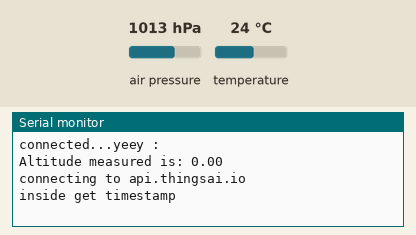
A sketch run on a simulated ESP8266 (NodeMCU). Parts: the last lines printed to the serial monitor. Inputs (shaded band) come from the test bench; at power-on: air pressure 1013 hPa, temperature 24 °C. WiFi joins after 1.5 s; servers stay silent unless stated; uploads are accepted with an empty reply.

Above: at 12.8 s.
12.9 s: air pressure set to 952 hPa
At 13.12 s:
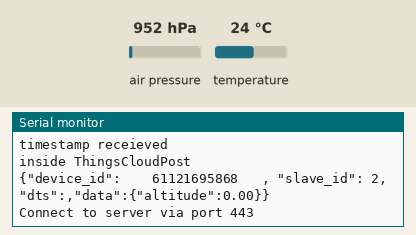
14.4 s: air pressure set to 975 hPa
At 15.7 s:
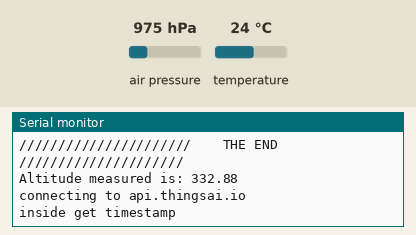
Timing chart, 0 to 17.4 s (numbered marks = the images above; inputs shaded):
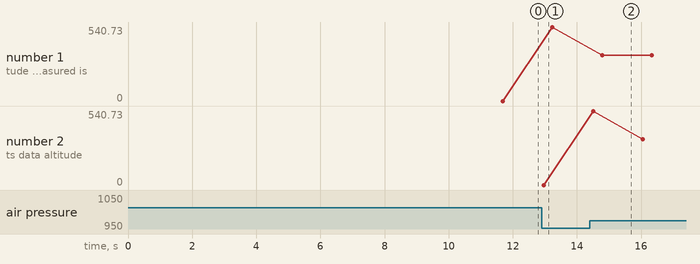

Measured:
- after the input at 14.4 s, the serial monitor: prints a new line after 0.38 s (image 2)
- plotted number 1: 0 → 540.73 after the input at 12.9 s, 540.73 → 332.88 after the input at 14.4 s
- plotted number 2: 0 → 332.88 after the input at 14.4 s

The sketch:

Altitude_Meter.ino
```cpp
#include "Wire.h"
#include "Adafruit_BMP085.h"
#include <SoftwareSerial.h>
SoftwareSerial mySerial(12, 13); // RX, TX

#include <ESP8266WiFi.h>          //https://github.com/esp8266/Arduino
#include <DNSServer.h>
#include <ESP8266WebServer.h>
#include "WiFiManager.h"          //https://github.com/tzapu/WiFiManager
#include <WiFiClientSecure.h>

int count=0,i,m,j,k;
Adafruit_BMP085 MySensor;

////////////////////////////////////////////////////////////////////////////////////////////////////////////////////////
float pressurePa;
float tempK;

float pressurePa_initial=0;
float tempK_initial=0;

float temp_calibration[10]={0,0,0,0,0,0,0,0,0,0};
float pressure_calibration[10]={0,0,0,0,0,0,0,0,0,0};
float altitude=0;
////////////////////////////////////////////////////////////////////////////////////////////////////////////////////////


//////////////////////////////////////// ALL DECLARATIONS for CLOUD //////////////////////////////
const char* host = "api.thingsai.io";
const char* post_url = "/devices/deviceData";
const char* time_server = "baas.thethingscloud.com";             //this is to convert timestamp
const int httpPort = 80;
const int httpsPort = 443;
const char*  server = "api.thingsai.io";
char timestamp[10];
WiFiClient client;

/////////////////////////////////////////////////////////////////////////////////////////////////////////
void configModeCallback (WiFiManager *myWiFiManager)
{
  Serial.println("Entered config mode");             //*-*-*-*-*-*-*-*-*-*-*-*-*-*if control enters this function then net is not connected
  Serial.println(WiFi.softAPIP());                  // "WiFi.softAPIP() is for AP" , "WiFi.localIP() is for STA",

  Serial.println(myWiFiManager->getConfigPortalSSID());             //if you used auto generated SSID, print it
}
/////////////////////////////////////// TIMESTAMP CALCULATION function///////////////////////////////////////
int GiveMeTimestamp()
{
  unsigned long timeout = millis();

  while (client.available() == 0)
  {
    if (millis() - timeout > 50000)
    {
      client.stop();
      return 0;
    }
  }

while (client.available())
      {
        String line = client.readStringUntil('\r');                    //indexOf() is a funtion to search for smthng , it returns -1 if not found
        int pos = line.indexOf("\"timestamp\"");                       //search for "\"timestamp\"" from beginning of response got and copy all data after that , it'll be your timestamp
        if (pos >= 0)
        {
          int j = 0;
          for(j=0;j<10;j++)
          {
            timestamp[j] = line[pos + 12 + j];
          }
        }
      }
}
////////////////////////////////////////////////////////////////////////////////////////////////////////

void setup()
{
  //////////////////////////////////////////////////////////////////////////////////////////////////////
  Serial.begin(115200);
  MySensor.begin();
  for(int i=0; i<10;i++)
{
  Serial.println("Calibrating your sensor........");
  temp_calibration[i]=MySensor.readTemperature();
  temp_calibration[i]=temp_calibration[i]+273.15;
  pressure_calibration[i]=MySensor.readPressure();
  Serial.print("Temperature is: ");
  Serial.print(temp_calibration[i]);
  Serial.print(" degree K ");
  Serial.print("                         ");
  Serial.print("Pressure is: ");
  Serial.print(pressure_calibration[i]);
  Serial.println(" Pa ");
  Serial.println("-------------------------------------------------------------------------------------------------------------");
  delay(1000);
 }
 for(int i=0;i<10;i++)
 {
  tempK_initial=tempK_initial+temp_calibration[i];
  pressurePa_initial=pressurePa_initial+pressure_calibration[i];
 }
 tempK_initial=tempK_initial/10;
 pressurePa_initial=pressurePa_initial/10;


 Serial.println("Sensor Calibrated");
 Serial.println("------------------------------------------------------Baseline Readings---------------------------------------------");
 Serial.print(tempK_initial);
 Serial.print(" degree K ,      ");
 Serial.print(pressurePa_initial);
 Serial.println(" Pa");
 Serial.println("-------------------------------------------------------------------------------------------------------------------");

  //////////////////////////////////////////////////////////////////////////////////////////////////////
       //(19200,SERIAL_8E1) - data size = 8 bits , parity = Even , stop bit =  1bit
  mySerial.begin(115200);
  WiFiManager wifiManager;
  wifiManager.setAPCallback(configModeCallback);

  if(!wifiManager.autoConnect("ASUS","abhushan"))                   //wifiManager.autoConnect("AP-NAME", "AP-PASSWORD"); (OR) wifiManager.autoConnect("AP-NAME"); only ID no password (OR) wifiManager.autoConnect(); this will generate a ID by itself
  {
    Serial.println("failed to connect and hit timeout");     //control comes here after long time of creating Access point "NodeMCU" by NodeMCU and still it has not connected
    //reset and try again, or maybe put it to deep sleep
    ESP.reset();
    delay(1000);
  }

  //if you come here you have connected to the WiFi
  Serial.println("connected...yeey :");

}

void loop()
{
  //////////////////////////////////////////////////////////////////////////////////////////////////////////////////////////////////
pressurePa=MySensor.readPressure();
float pressure_ratio=pressurePa/pressurePa_initial;
altitude= -(29.3)*tempK_initial*log(pressure_ratio);
if(altitude<0)
altitude=-altitude;

Serial.print("Altitude measured is: ");
Serial.println(altitude);

  /////////////////////////////////////////////////////////////////////////////////////////////////////////////////////////////////////
  Serial.print("connecting to ");
  Serial.println(host);                          //defined upside :- host = devapi2.thethingscloud.com or 139.59.26.117

///////////////////////////////////// TIMESTAMP CODE SNIPPET /////////////////////////
Serial.println("inside get timestamp\n");
  if (!client.connect(time_server, httpPort))
  {
    return;                                                        //*-*-*-*-*-*-*-*-*-*
  }

  client.println("GET /api/timestamp HTTP/1.1");                            //Whats this part doing, i didnt get
  client.println("Host: baas.thethingscloud.com");
  client.println("Cache-Control: no-cache");
  client.println("Postman-Token: ea3c18c6-09ba-d049-ccf3-369a22a284b8");
  client.println();

GiveMeTimestamp();                        //it'll call the function which will get the timestamp response from the server
Serial.println("timestamp receieved");
Serial.println(timestamp);
///////////////////////////////////////////////////////////////////////////////

  Serial.println("inside ThingsCloudPost");


String PostValue = "{\"device_id\":    61121695868   , \"slave_id\": 2";

//////////////////////////////////////////////////////////////////////////////////////////////////
PostValue = PostValue + ",\"dts\":" +timestamp;
PostValue = PostValue +",\"data\":{\"altitude\":" + altitude +"}"+"}";
///////////////////////////////////////////////////////////////////////////////////////////////////

  Serial.println(PostValue);

/* create an instance of WiFiClientSecure */
    WiFiClientSecure client;

    Serial.println("Connect to server via port 443");
    if (!client.connect(server, 443)){
        Serial.println("Connection failed!");
    } else {
        Serial.println("Connected to server!");
        /* create HTTP request */

        client.println("POST /devices/deviceData HTTP/1.1");
        client.println("Host: api.thingsai.io");
        //client.println("Connection: close");
        client.println("Content-Type: application/json");
        client.println("cache-control: no-cache");
        client.println("Authorization: Bearer eyJ0eXAiOiJKV1QiLCJhbGciOiJIUzI1NiJ9.IjVhMzBkZDFkN2QwYjNhNGQzODkwYzQ4OSI.kaY6OMj5cYlWNqC2PNTkXs9PKy6_m9tdW5AG7ajfVlY");
        client.print("Content-Length: ");
        client.println(PostValue.length());
        client.println();
        client.println(PostValue);
//////////////////////////////////POSTING the data on to the cloud is done and now get the response form cloud server//////////////////
 Serial.print("Waiting for response ");
        while (!client.available()){
            delay(50); //
            Serial.print(".");
        }
        /* if data is available then receive and print to Terminal */
        while (client.available()) {
            char c = client.read();
            Serial.write(c);
        }

        /* if the server disconnected, stop the client */
        if (!client.connected()) {
            Serial.println();
            Serial.println("Server disconnected");
            client.stop();
        }
    }
Serial.println("//////////////////////    THE END     /////////////////////");

}
```
